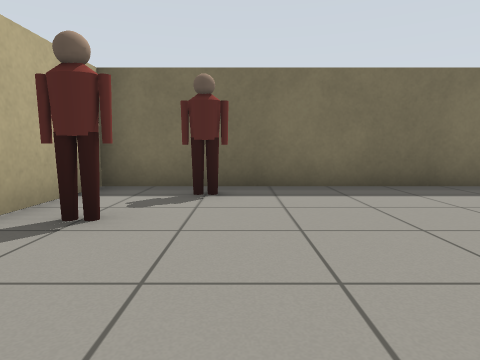
[1] (above)

12 first-person views from a walk through a robot-simulator world made for Gazebo. The camera is 0.68 m above the floor, tilts 6° down and sees 75° across. The floor is counted in squares, 1 m on a side. Each view is taken from the middle of a square. On the plan, view 1 faces up. The plan holds only what a view shows up to about 10 squares ahead; the rest is blank. Simple shapes stand in for some stock models.

[2]
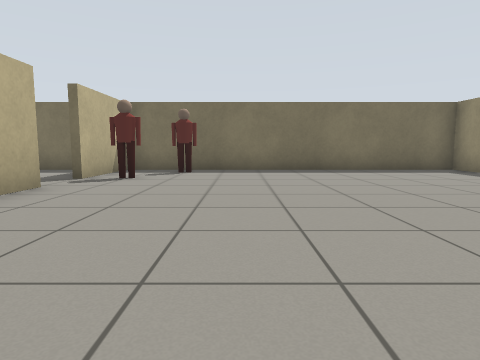

[3]
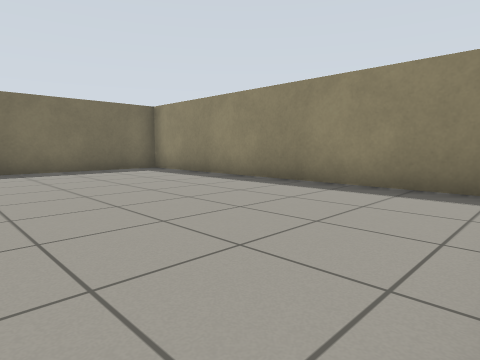

[4]
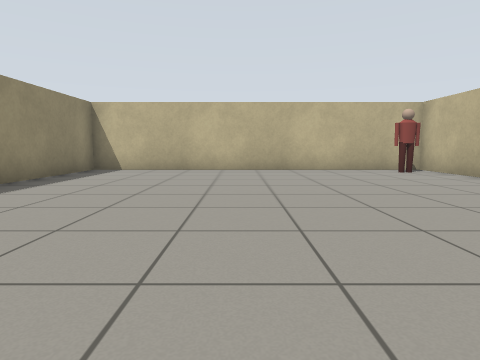

[5]
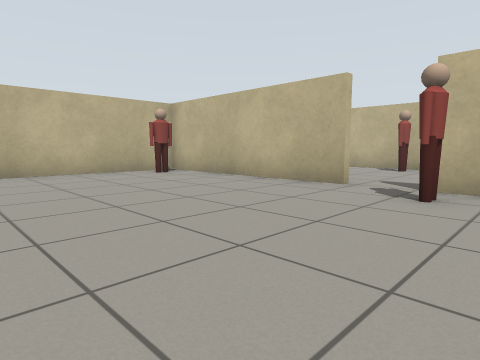

[6]
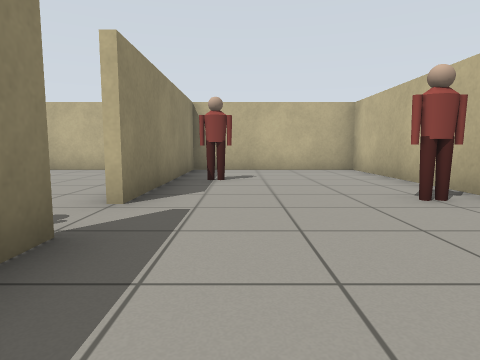

[7]
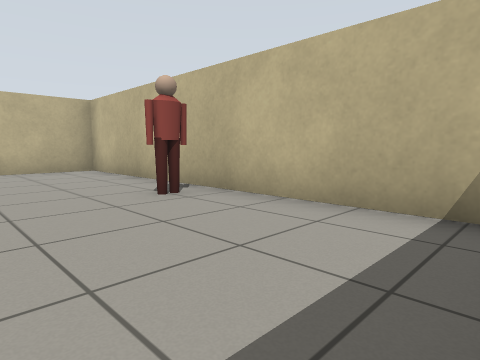

[8]
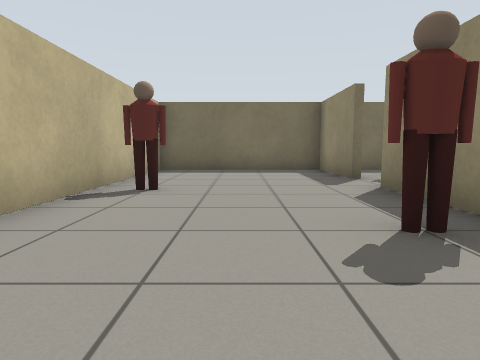

[9]
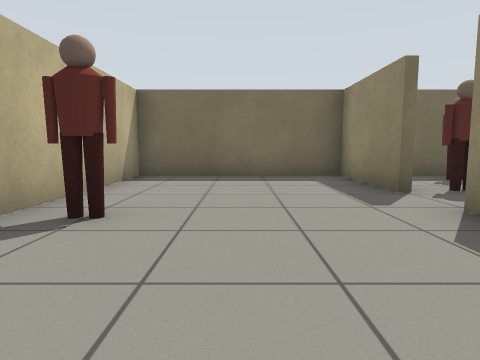

[10]
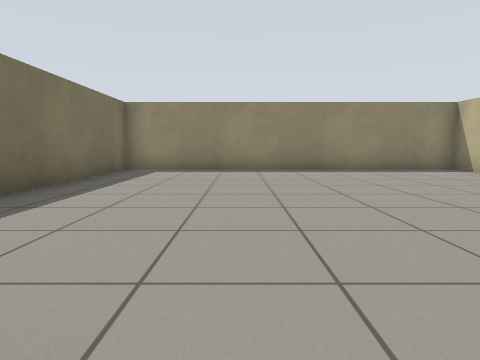

[11]
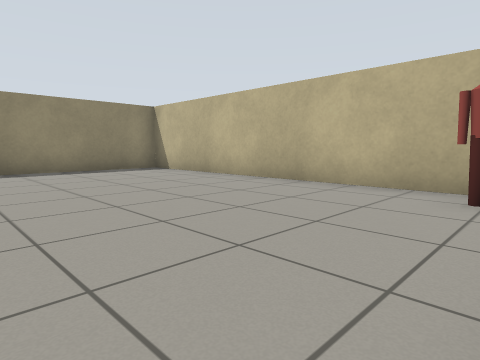

[12]
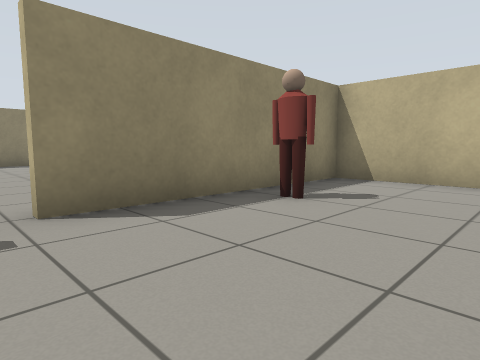

### Floor plan
Ten units are one square. View 1 is at (0, 0); x grows to the right and y downward. Boxes are objects, and circles mark ways between rooms. Rooms are numbered by the first view taken in them; rooms with no view inside come last. Other rooms are left out.
<svg viewBox="-80 -60 159 110">
<path fill="none" stroke="#000" d="M-24 -14 -24 5M-24 24 -24 45M-24 -55 -24 -28M-30 44 74 44 74 -54 -30 -54M-26 6 -26 -14M-26 -26 -26 -55M-26 45 -26 24M-30 -54 -74 -54 -74 44 -30 44"/>
<rect x="-25" y="35" width="20" height="10" fill="#bbb"><title>person</title></rect>
<rect x="-25" y="-35" width="20" height="10" fill="#bbb"><title>person</title></rect>
<rect x="-15" y="-55" width="20" height="10" fill="#bbb"><title>person</title></rect>
<rect x="-75" y="-15" width="20" height="10" fill="#bbb"><title>person</title></rect>
<rect x="-45" y="5" width="20" height="20" fill="#bbb"><title>person</title></rect>
<circle cx="-30" cy="-20" r="3" fill="#2a7"/>
<text x="20" y="-10">1</text>
<text x="-50" y="0">2</text>
</svg>
Room 1 opens to room 2.

Where each view was taken, in squares from view 1:
view 1: 0 up, 0 right, facing up
view 2: 4 down, 1 right, facing up
view 3: 4 down, 2 right, facing up-right
view 4: 5 up, 3 right, facing down
view 5: 4 up, 3 right, facing down-left
view 6: 5 up, 4 left, facing down
view 7: 5 up, 4 left, facing down-left
view 8: 4 down, 5 left, facing up
view 9: 2 down, 5 left, facing up
view 10: 2 up, 2 left, facing right
view 11: 1 up, 2 left, facing down-right
view 12: 2 up, 6 left, facing down-right
